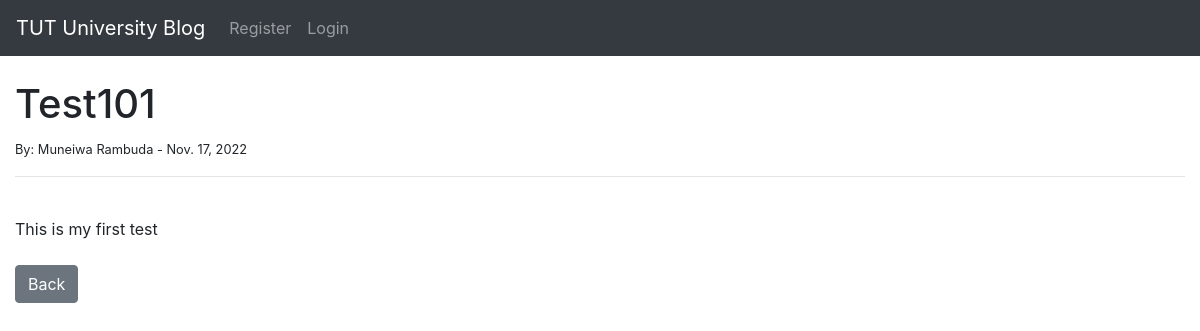
/article/1, run on an earlier commit of the app's database.
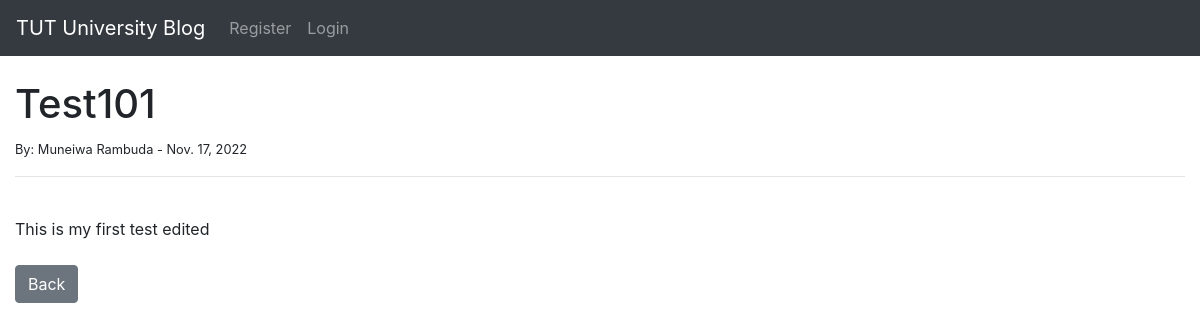
And on a later commit of the database.
### myBlog/models.py (models this page shows, shortened)
class Post(models.Model):
    title = models.CharField(max_length=255)
    title_tag = models.CharField(max_length=255)
    author =  models.ForeignKey(User, on_delete=models.CASCADE)
    body = models.TextField()
    post_date = models.DateField(auto_now_add=True)
    category = models.CharField(max_length=255, default='coding')

### myBlog/views.py (the view)
# urls.py: path('article/<int:pk>', ArticleDetailView.as_view(), name="article_detail"),
class ArticleDetailView(DetailView):
    model = Post
    template_name = 'article_details.html'

### myBlog/templates/article_details.html (shortened to what this page needs)
{% extends 'base.html' %}
{% block content %}
<h1>{{ post.title }}</h1>
<small>
    By:
    {{ post.author.first_name}}
    {{ post.author.last_name}} -
    {{ post.post_date}}
</small>
<br/>
<hr>
<br/>
{{ post.body| safe }}
<br/><br/>
<a href="{% url 'home' %}" class="btn btn-secondary">Back</a>
{% endblock %}

What changed in the data, as far as the page shows it:
changed Post "Test101": body "This is my first test" → "This is my first test edited"
